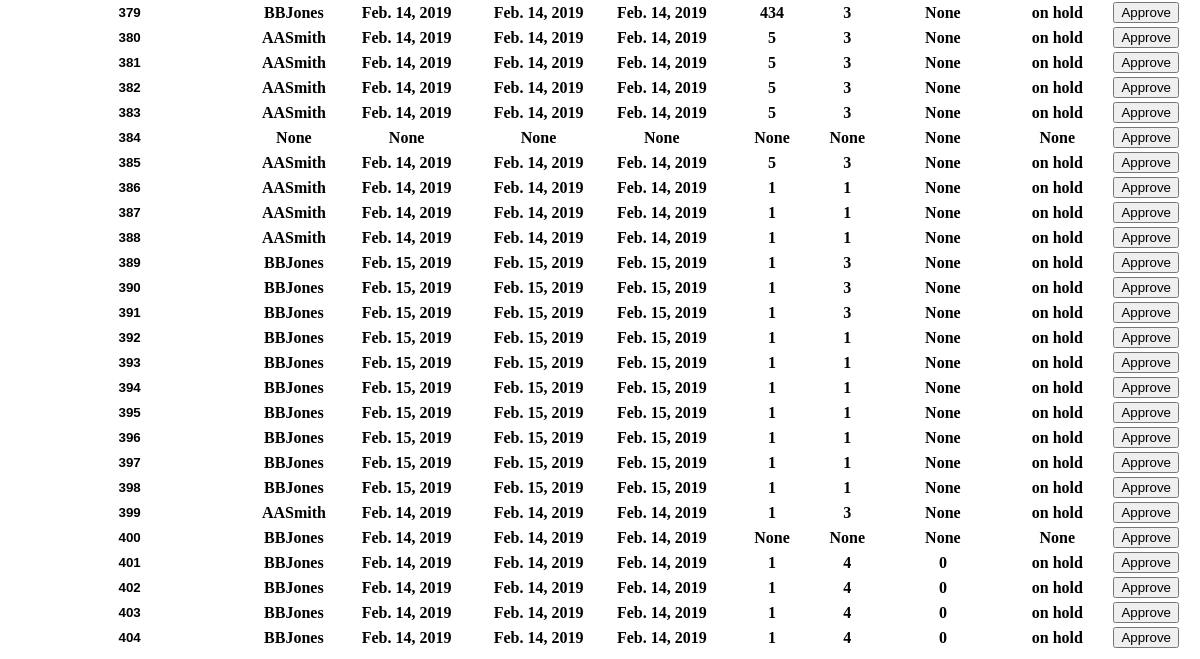
The page /frigg/getQuotes/ (lower part) on the database as committed earlier.
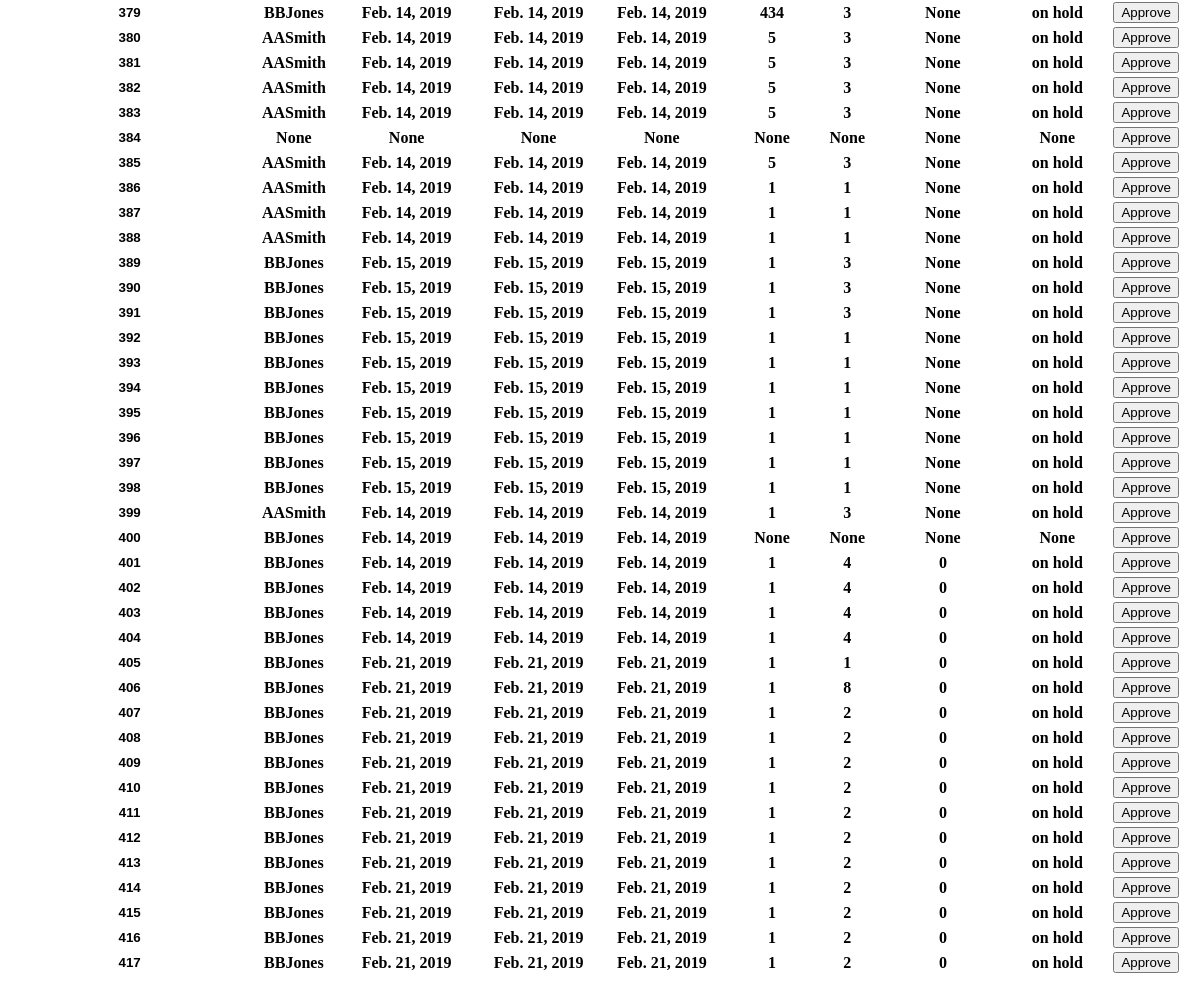
The same page on the database as committed later.
### frigg/models.py (models this page shows)
class Quote(models.Model):
    client = models.CharField(max_length=100, null=True)
    date_time_code = models.DateField(null=True)
    date_approved = models.DateField(null=True)
    date_due = models.DateField(null=True)
    total_price = models.IntegerField(null=True)
    job_number = models.CharField(max_length=100, null=True)
    jobs_completed = models.IntegerField(null=True)
    status = models.CharField(max_length=100, null=True)
    key = models.CharField(max_length=300, null=True)

### frigg/views.py (the view)
# urls.py: path('getQuotes/', views.getQuotes, name = 'get_quote'),
def getQuotes(request):
    quote_list = Quote.objects.all()
    context = {'quote_list': quote_list}
    return render(request, 'frigg/Quote_List.html', context)

### frigg/templates/frigg/Quote_List.html (shortened to what this page needs)
<head>
</head>
<body>
{% if quote_list %}
    <table style="width:100%">
        {% for quote in quote_list %}
            <tr>
                <form id="form" action="../approveQuote/" method="POST" enctype="multipart/form-data">
                    <th><input name="quoteID" style="text-align:center; border:0; font-weight: bold;" type="text" value="{{ quote.id }}" class="field left" readonly></th>
                    <th>{{ quote.client }}</th>
                    <th>{{ quote.date_time_code }}</th>
                    <th>{{ quote.date_time_code }}</th>
                    <th>{{ quote.date_time_code }}</th>
                    <th>{{ quote.total_price }}</th>
                    <th>{{ quote.job_number }}</th>
                    <th>{{ quote.jobs_completed }}</th>
                    <th>{{ quote.status }}</th>
                    {% if quote.status != 'approved' %}
                    <th><button id="btn" onclick="approve()">Approve</button></th>
                    {% else %}
                    <th><button id="btn" onclick="approve()" disabled>Approve</button></th>
                    {% endif %}
                </form>
            </tr>
        {% endfor %}
    </table>
{% else %}
    <p>No quotes are available.</p>
{% endif %}
</body>

Rows that differ between the two databases and show on the page:
added Quote: quoteID "405"
added Quote: quoteID "406"
added Quote: quoteID "407"
added Quote: quoteID "408"
added Quote: quoteID "409"
added Quote: quoteID "410"
added Quote: quoteID "411"
added Quote: quoteID "412"
added Quote: quoteID "413"
added Quote: quoteID "414"
added Quote: quoteID "415"
added Quote: quoteID "416"
added Quote: quoteID "417"
